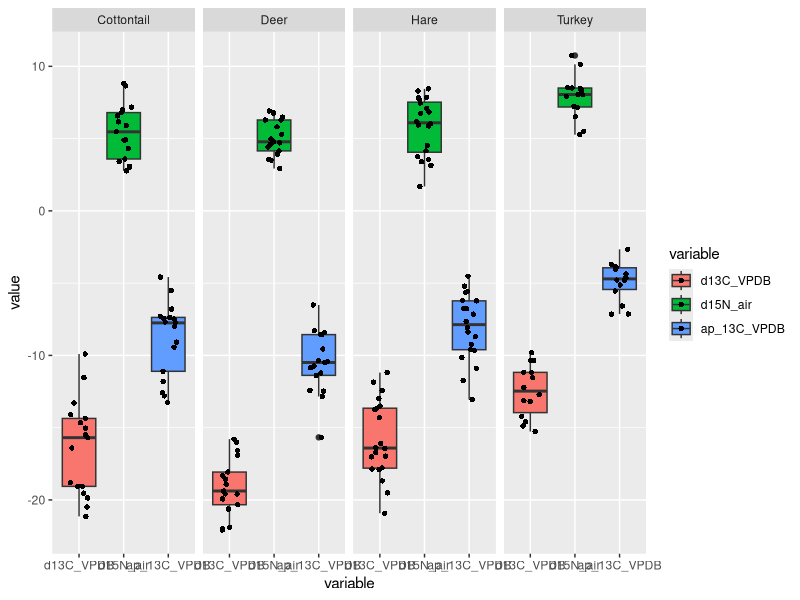
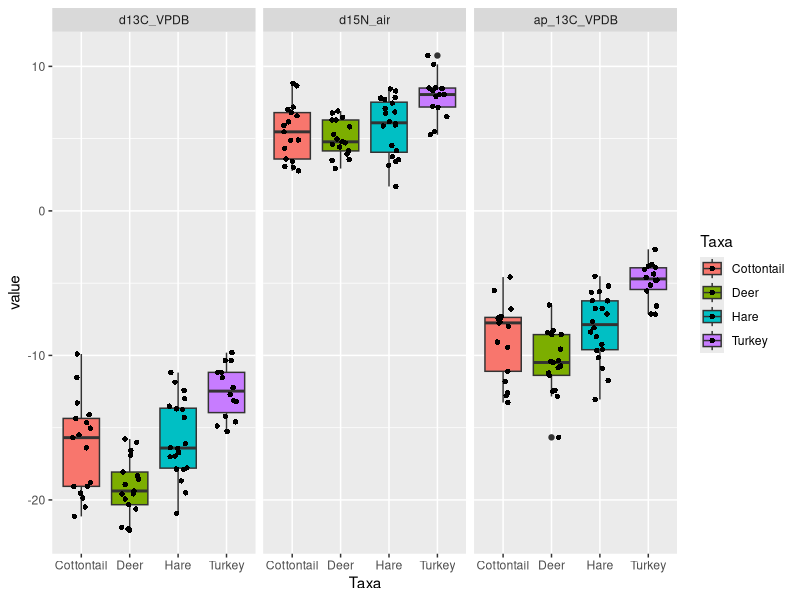
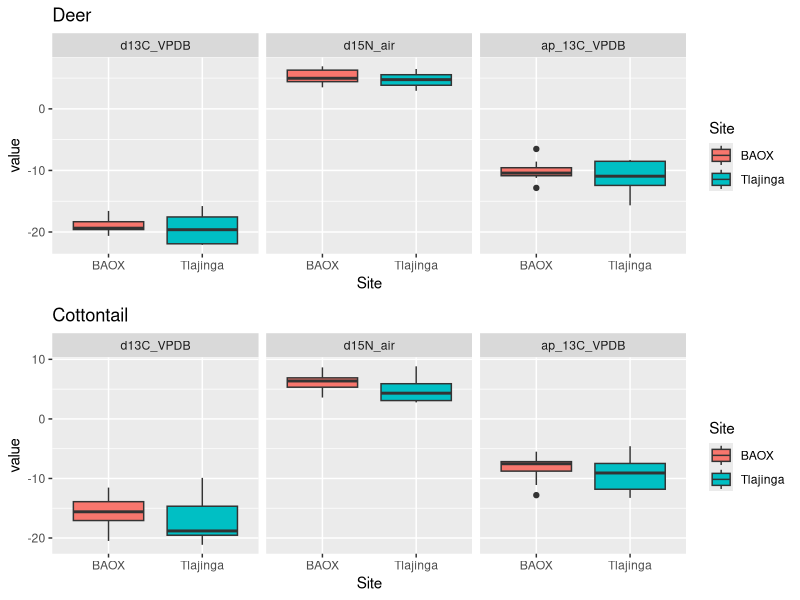
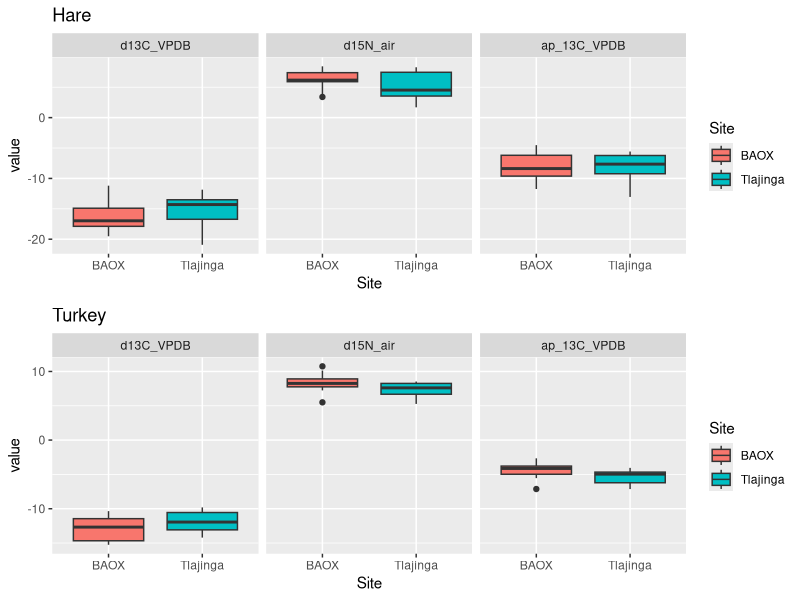

Write the R code that produced these figures, in order.
## ---- chunk 1
knitr::opts_chunk$set(echo = TRUE)
library(ggplot2)
library(openxlsx)
library(reshape2)
library(dplyr)
## ---- chunk 2
#read data
data<-read.xlsx("for_stats_peeps.xlsx")
data<-data[,-2:-6]
data<-data[,-4]
data <- na.omit(data)
## ---- chunk 3
#tidy data
data2<-data[,2:8]
data2<-data2[,-3]
data2<-data2[,-5]
aggdata<-melt(data2,id=(c("Taxa","Site")))

## ---- chunk 4
ggplot(data = aggdata, aes(x=variable,y=value, fill=variable)) + 
  geom_boxplot()+
  geom_jitter(shape=16, position=position_jitter(0.2))+
  facet_wrap(~Taxa,nrow = 1)
## ---- chunk 5
ggplot(data = aggdata, aes(x=Taxa,y=value, fill=Taxa)) + 
  geom_boxplot()+
  geom_jitter(shape=16, position=position_jitter(0.2))+
  facet_wrap(~variable,nrow = 1)
## ---- chunk 6
data_deer<-aggdata[which(aggdata$Taxa=="Deer"),]
data_Cottontail<-aggdata[which(aggdata$Taxa=="Cottontail"),]
data_Hare<-aggdata[which(aggdata$Taxa=="Hare"),]
data_Turkey<-aggdata[which(aggdata$Taxa=="Turkey"),]

deer1<-ggplot(data = data_deer, aes(x=variable,y=value, fill=variable)) + 
  geom_boxplot()+
  #geom_jitter(shape=16, position=position_jitter(0.2))+
  labs(title = 'Deer')+
  facet_wrap(~Site,nrow = 1)

deer2<-ggplot(data = data_deer, aes(x=Site,y=value, fill=Site)) + 
  geom_boxplot()+
  #geom_jitter(shape=16, position=position_jitter(0.2))+
  labs(title = 'Deer')+
  facet_wrap(~variable,nrow = 1)



cot1<-ggplot(data = data_Cottontail, aes(x=variable,y=value, fill=variable)) + 
  geom_boxplot()+
  #geom_jitter(shape=16, position=position_jitter(0.2))+
  labs(title = 'Cottontail')+
  facet_wrap(~Site,nrow = 1)

cot2<-ggplot(data = data_Cottontail, aes(x=Site,y=value, fill=Site)) + 
  geom_boxplot()+
  #geom_jitter(shape=16, position=position_jitter(0.2))+
  labs(title = 'Cottontail')+
  facet_wrap(~variable,nrow = 1)


hare1<-ggplot(data = data_Hare, aes(x=variable,y=value, fill=variable)) + 
  geom_boxplot()+
  #geom_jitter(shape=16, position=position_jitter(0.2))+
  labs(title = 'Hare')+
  facet_wrap(~Site,nrow = 1)

hare2<-ggplot(data = data_Hare, aes(x=Site,y=value, fill=Site)) + 
  geom_boxplot()+
  #geom_jitter(shape=16, position=position_jitter(0.2))+
  labs(title = 'Hare')+
  facet_wrap(~variable,nrow = 1)

turkey1<-ggplot(data = data_Turkey, aes(x=variable,y=value, fill=variable)) + 
  geom_boxplot()+
  #geom_jitter(shape=16, position=position_jitter(0.2))+
  labs(title = 'Turkey')+
  facet_wrap(~Site,nrow = 1)

turkey2<-ggplot(data = data_Turkey, aes(x=Site,y=value, fill=Site)) + 
  geom_boxplot()+
  #geom_jitter(shape=16, position=position_jitter(0.2))+
  labs(title = 'Turkey')+
  facet_wrap(~variable,nrow = 1)

## ---- chunk 7

#gridExtra::grid.arrange(deer1,cot1,nrow=2,ncol=1)
#gridExtra::grid.arrange(hare1,turkey1,nrow=2,ncol=1)

gridExtra::grid.arrange(deer2,cot2,nrow=2,ncol=1)
gridExtra::grid.arrange(hare2,turkey2,nrow=2,ncol=1)
